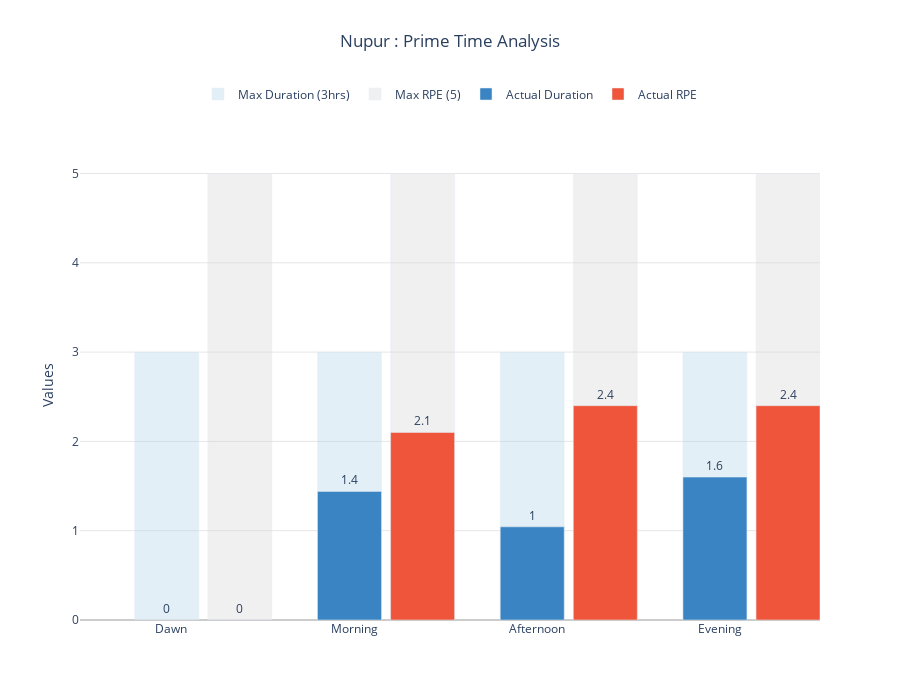

Notebook code for this chart:
### Code cell
# Create the sample dataframe
data = {
    'Time': ['Dawn', 'Morning', 'Afternoon', 'Evening'],
    'Duration': [0.000000, 1.440333, 1.043333, 1.600000],
    'RPE': [0.0, 2.1, 2.4, 2.4]
}
df = pd.DataFrame(data)

# Create figure with larger size
fig = go.Figure()

# Add maximum value bars (background)
fig.add_trace(go.Bar(
    x=df['Time'],
    y=[3] * len(df),
    name='Max Duration (3hrs)',
    marker_color='rgba(158, 202, 225, 0.3)',
    width=0.35,
    offset=-0.2,
    hovertemplate='Maximum Duration: 3hrs<br>Time: %{x}<extra></extra>'
))

fig.add_trace(go.Bar(
    x=df['Time'],
    y=[5] * len(df),
    name='Max RPE (5)',
    marker_color='rgba(204, 204, 204, 0.3)',
    width=0.35,
    offset=0.2,
    hovertemplate='Maximum RPE: 5<br>Time: %{x}<extra></extra>'
))

# Add actual value bars
fig.add_trace(go.Bar(
    x=df['Time'],
    y=df['Duration'],
    name='Actual Duration',
    marker_color='rgb(58, 132, 195)',
    width=0.35,
    offset=-0.2,
    text=df['Duration'].round(1),
    textposition='outside',
    hovertemplate='Duration: %{y:.1f}hrs<br>Time: %{x}<extra></extra>'
))

fig.add_trace(go.Bar(
    x=df['Time'],
    y=df['RPE'],
    name='Actual RPE',
    marker_color='rgb(239, 85, 59)',
    width=0.35,
    offset=0.2,
    text=df['RPE'].round(1),
    textposition='outside',
    hovertemplate='RPE: %{y:.1f}<br>Time: %{x}<extra></extra>'
))

# Update layout with improved sizing and positioning
fig.update_layout(
    title={
        'text': 'Nupur : Prime Time Analysis',
        'y':0.95,
        'x':0.5,
        'xanchor': 'center',
        'yanchor': 'top'
    },
    yaxis_title='Values',
    barmode='overlay',
    legend=dict(
        yanchor="top",
        y=1.15,  # Moved legend above the plot
        xanchor="center",
        x=0.5,   # Centered horizontally
        orientation="h"  # Horizontal legend
    ),
    showlegend=True,
    hovermode='x unified',
    plot_bgcolor='white',
    yaxis=dict(
        gridcolor='rgba(0,0,0,0.1)',
        zerolinecolor='rgba(0,0,0,0.2)'
    ),
    # Increased height and added margins
    height=700,
    width=900,
    margin=dict(
        t=150,  # Increased top margin for legend
        l=80,
        r=80,
        b=80
    )
)

# Show figure
fig.show()

### Figure 1 — Plotly figure (JSON) as saved in the notebook; plotly's stock layout.template omitted (floating-point values rounded to 4 significant figures)
{"data": [{"hovertemplate": "Maximum Duration: 3hrs<br>Time: %{x}<extra></extra>", "marker": {"color": "rgba(158, 202, 225, 0.3)"}, "name": "Max Duration (3hrs)", "offset": -0.2, "type": "bar", "width": 0.35, "x": ["Dawn", "Morning", "Afternoon", "Evening"], "y": [3, 3, 3, 3]}, {"hovertemplate": "Maximum RPE: 5<br>Time: %{x}<extra></extra>", "marker": {"color": "rgba(204, 204, 204, 0.3)"}, "name": "Max RPE (5)", "offset": 0.2, "type": "bar", "width": 0.35, "x": ["Dawn", "Morning", "Afternoon", "Evening"], "y": [5, 5, 5, 5]}, {"hovertemplate": "Duration: %{y:.1f}hrs<br>Time: %{x}<extra></extra>", "marker": {"color": "rgb(58, 132, 195)"}, "name": "Actual Duration", "offset": -0.2, "text": [0, 1.4, 1, 1.6], "textposition": "outside", "type": "bar", "width": 0.35, "x": ["Dawn", "Morning", "Afternoon", "Evening"], "y": [0, 1.44, 1.043, 1.6]}, {"hovertemplate": "RPE: %{y:.1f}<br>Time: %{x}<extra></extra>", "marker": {"color": "rgb(239, 85, 59)"}, "name": "Actual RPE", "offset": 0.2, "text": [0, 2.1, 2.4, 2.4], "textposition": "outside", "type": "bar", "width": 0.35, "x": ["Dawn", "Morning", "Afternoon", "Evening"], "y": [0, 2.1, 2.4, 2.4]}], "layout": {"barmode": "overlay", "height": 700, "hovermode": "x unified", "legend": {"orientation": "h", "x": 0.5, "xanchor": "center", "y": 1.15, "yanchor": "top"}, "margin": {"b": 80, "l": 80, "r": 80, "t": 150}, "plot_bgcolor": "white", "showlegend": true, "title": {"text": "Nupur : Prime Time Analysis", "x": 0.5, "xanchor": "center", "y": 0.95, "yanchor": "top"}, "width": 900, "xaxis": {"autorange": true, "range": [-0.5, 3.55], "type": "category"}, "yaxis": {"autorange": true, "gridcolor": "rgba(0, 0, 0, 0.1)", "range": [0, 5.263], "title": {"text": "Values"}, "type": "linear", "zerolinecolor": "rgba(0, 0, 0, 0.2)"}}}
